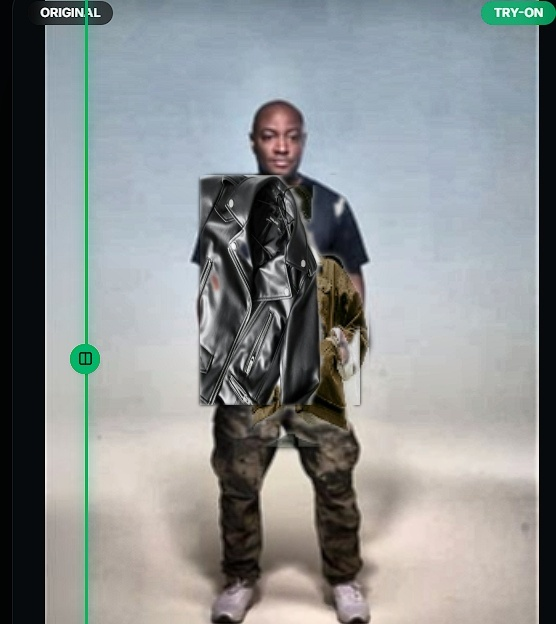
#> input picture exact_perfect_fit_test.jpg, 556 x 624 px
$ python -i segmentation.py   (imports and definitions only)
#> lines starting #> are read from the running program, lines starting #| are printed output that depends on the picture; after the words box and inside, x2 and y2 are one past the last pixel; in counts of white or black regions, pixels touching at a corner belong together
"""
Segmentation & Contour Extraction Module
Stylinger Virtual Fashion Try-On

Classical Computer Graphics & Vision techniques implemented:
- Border-seeded background color estimation & Otsu thresholding
- Morphological Opening & Closing (contour cleanup)
- Robust GrabCut foreground segmentation with boundary protection
- Multi-ethnic skin chromaticity analysis (YCrCb + HSV)
- Silhouette + distance-transform core profiling (torso vs outstretched arms)
- Convexity-defect armpit cues when the contour is well formed
- Geometric (not skeletal) estimates of neck, shoulders, waist, hips, and legs

Limitations (explicit):
Contour width and GrabCut silhouettes are 2D proxies. They are not pose-estimation
landmarks. When arms blend into the torso, shoulder width is clamped using head
proportions so sleeves are not treated as the shoulder line.
"""

from typing import Tuple, Dict, Any, List, Optional
import numpy as np
import cv2


def detect_skin_mask(bgr: np.ndarray) -> np.ndarray:
    """
    Classical skin detection using combined YCrCb and HSV color spaces.
    Tuned for high sensitivity across diverse Fitzpatrick skin tones (I through VI).
    """
    ycrcb = cv2.cvtColor(bgr, cv2.COLOR_BGR2YCrCb)
    hsv = cv2.cvtColor(bgr, cv2.COLOR_BGR2HSV)

    mask_ycrcb = cv2.inRange(
        ycrcb,
        np.array([15, 130, 75], dtype=np.uint8),
        np.array([255, 182, 135], dtype=np.uint8)
    )
    mask_hsv = cv2.inRange(
        hsv,
        np.array([0, 15, 25], dtype=np.uint8),
        np.array([35, 220, 255], dtype=np.uint8)
    )

    skin = cv2.bitwise_and(mask_ycrcb, mask_hsv)
    kernel_close = cv2.getStructuringElement(cv2.MORPH_ELLIPSE, (7, 7))
    kernel_open = cv2.getStructuringElement(cv2.MORPH_ELLIPSE, (3, 3))
    skin = cv2.morphologyEx(skin, cv2.MORPH_CLOSE, kernel_close)
    skin = cv2.morphologyEx(skin, cv2.MORPH_OPEN, kernel_open)
    return skin


def detect_head_and_neck(bgr: np.ndarray) -> Optional[Dict[str, Any]]:
    """
    Detects the primary head/face contour in the upper half of the photograph.
    Returns head bounding box and neck/collar level. May return None.
    """
    h, w = bgr.shape[:2]
    skin = detect_skin_mask(bgr)
    skin_upper = skin[:int(h * 0.55), :]
    contours, _ = cv2.findContours(skin_upper, cv2.RETR_EXTERNAL, cv2.CHAIN_APPROX_SIMPLE)

    valid_heads = []
    min_area = max(int((h * w) * 0.0012), 120)

    for c in contours:
        area = cv2.contourArea(c)
        if area >= min_area:
            bx, by, bw, bh = cv2.boundingRect(c)
            aspect = bw / float(bh)
            if 0.45 <= aspect <= 1.95 and by < h * 0.40:
                valid_heads.append((c, area, bx, by, bw, bh))

    if not valid_heads:
        return None

    # Prefer the highest compact blob (face), not a large chest-skin region.
    valid_heads.sort(key=lambda item: (item[3], -item[1] / float(max(item[4] * item[5], 1))))
    _, area, hx, hy, hw, hh = valid_heads[0]
    neck_y = hy + hh
    return {
        "head_bbox": (hx, hy, hw, hh),
        "neck_point": (hx + hw // 2, neck_y),
    }


# [22 lines left out: function segment_foreground_threshold, not called in this run]


def segment_foreground_grabcut(img: np.ndarray, iterations: int = 4) -> np.ndarray:
    """
    Robust GrabCut foreground segmentation.
    Uses safe rectangular boundary initialization.
    Falls back cleanly to thresholding if GrabCut returns degenerate masks.
    """
    bgr = img[:, :, :3] if len(img.shape) == 3 and img.shape[2] == 4 else img
    h, w = bgr.shape[:2]

    bgd_model = np.zeros((1, 65), np.float64)
    fgd_model = np.zeros((1, 65), np.float64)
    mask = np.zeros((h, w), np.uint8)

    mx = max(int(w * 0.04), 4)
    my = max(int(h * 0.02), 4)
    rect = (mx, my, max(w - 2 * mx, 10), max(h - 2 * my, 10))

    try:
        cv2.grabCut(bgr, mask, rect, bgd_model, fgd_model, iterations, cv2.GC_INIT_WITH_RECT)
        binary_mask = np.where((mask == cv2.GC_FGD) | (mask == cv2.GC_PR_FGD), 255, 0).astype(np.uint8)
    except Exception:
        binary_mask = segment_foreground_threshold(bgr)

    fg_pixels = np.count_nonzero(binary_mask)
    if fg_pixels < int(h * w * 0.05) or fg_pixels > int(h * w * 0.88):
        binary_mask = segment_foreground_threshold(bgr)

    kernel = cv2.getStructuringElement(cv2.MORPH_ELLIPSE, (7, 7))
    binary_mask = cv2.morphologyEx(binary_mask, cv2.MORPH_CLOSE, kernel)
    return binary_mask


def _scanline_profile(mask: np.ndarray, y0: int, y1: int) -> List[Tuple[int, int, int, int]]:
    h, w = mask.shape[:2]
    y0 = int(max(0, min(y0, h - 1)))
    y1 = int(max(y0 + 1, min(y1, h)))
    scanlines = []
    for y in range(y0, y1):
        row = np.where(mask[y, :] > 0)[0]
        if len(row) > 0:
            scanlines.append((y, int(row[0]), int(row[-1]), int(row[-1] - row[0])))
    return scanlines


def _core_width_profile(mask: np.ndarray, y0: int, y1: int) -> List[Tuple[int, int, int]]:
    """
    Distance-transform 'core' width along the medial axis.
    When arms are away from the torso, this is much narrower than silhouette extent.
    When arms hang against the body, core ≈ silhouette and head-ratio clamping is required.
    """
    h, w = mask.shape[:2]
    y0 = int(max(0, min(y0, h - 1)))
    y1 = int(max(y0 + 1, min(y1, h)))
    dist = cv2.distanceTransform((mask > 0).astype(np.uint8), cv2.DIST_L2, 5)
    rows = []
    for y in range(y0, y1):
        xs = np.where(mask[y, :] > 0)[0]
        if len(xs) == 0:
            continue
        x_med = int(np.argmax(dist[y, :]))
        core_w = int(2.0 * dist[y, x_med])
        if core_w >= 4:
            rows.append((y, x_med, core_w))
    return rows


def _armpits_from_convexity(
    contour: np.ndarray,
    neck_y: int,
    waist_y: int,
    cx: int
) -> Tuple[Optional[Tuple[int, int]], Optional[Tuple[int, int]]]:
    if contour is None or len(contour) < 30:
        return None, None
    hull = cv2.convexHull(contour, returnPoints=False)
    if hull is None or len(hull) < 4:
        return None, None
    try:
        defects = cv2.convexityDefects(contour, hull)
    except Exception:
        return None, None
    if defects is None or len(defects) == 0:
        return None, None

    left_cands = []
    right_cands = []
    # In OpenCV 4.x defects has shape (N, 1, 4); in OpenCV 5.x defects has shape (N, 4).
    # Reshaping to (-1, 4) guarantees each defect row is [s, e, f, d].
    defects_flat = defects.reshape(-1, 4)
    for i in range(defects_flat.shape[0]):
        s, e, f, d = defects_flat[i]
        far = contour[f].flatten()
        depth = float(d) / 256.0
        fx = int(far[0])
        fy = int(far[1])
        if depth < 10:
            continue
        if fy <= neck_y + 4 or fy >= waist_y:
            continue
        if fx < cx:
            left_cands.append((depth, fx, fy))
        else:
            right_cands.append((depth, fx, fy))

    left = None
    right = None
    if left_cands:
        left_cands.sort(reverse=True)
        left = (int(left_cands[0][1]), int(left_cands[0][2]))
    if right_cands:
        right_cands.sort(reverse=True)
        right = (int(right_cands[0][1]), int(right_cands[0][2]))
    return left, right


def _estimate_leg_geometry(
    mask: np.ndarray,
    waist_y: int,
    subj_bbox: Tuple[int, int, int, int]
) -> Dict[str, Any]:
    h, w = mask.shape[:2]
    sx, sy, sw, sh = subj_bbox
    feet_y = min(h - 1, sy + sh)
    lower = np.zeros_like(mask)
    y0 = max(0, waist_y)
    lower[y0:feet_y, :] = mask[y0:feet_y, :]

    kernel = cv2.getStructuringElement(cv2.MORPH_ELLIPSE, (5, 5))
    lower = cv2.morphologyEx(lower, cv2.MORPH_OPEN, kernel)

    contours, _ = cv2.findContours(lower, cv2.RETR_EXTERNAL, cv2.CHAIN_APPROX_SIMPLE)
    boxes = []
    for c in contours:
        if cv2.contourArea(c) < 40:
            continue
        bx, by, bw, bh = cv2.boundingRect(c)
        boxes.append((bx, by, bw, bh))
    boxes.sort(key=lambda b: b[0])

    left_leg = None
    right_leg = None
    if len(boxes) >= 2:
        left_leg = boxes[0]
        right_leg = boxes[-1]
    elif len(boxes) == 1:
        bx, by, bw, bh = boxes[0]
        mid = bx + bw // 2
        left_leg = (bx, by, max(bw // 2 - 2, 8), bh)
        right_leg = (mid + 2, by, max(bw // 2 - 2, 8), bh)

    hip_w = 0
    hip_x = sx
    hip_scan = _scanline_profile(mask, waist_y, min(waist_y + max(int(sh * 0.08), 8), h))
    if hip_scan:
        hip_w = int(np.median([s[3] for s in hip_scan]))
        hip_x = int(np.median([(s[1] + s[2]) // 2 for s in hip_scan]) - hip_w // 2)

    crotch_y = waist_y
    if left_leg and right_leg:
        crotch_y = min(left_leg[1] + left_leg[3] // 6, right_leg[1] + right_leg[3] // 6)

    knee_y = int(waist_y + 0.45 * max(feet_y - waist_y, 1))
    ankle_y = int(waist_y + 0.92 * max(feet_y - waist_y, 1))

    return {
        "left_leg_bbox": left_leg,
        "right_leg_bbox": right_leg,
        "hip_bbox": (int(max(0, hip_x)), int(waist_y), int(max(hip_w, 10)), int(max(int(sh * 0.12), 10))),
        "crotch_y": int(crotch_y),
        "knee_y": int(knee_y),
        "ankle_y": int(min(ankle_y, h - 1)),
    }


def extract_body_regions(
    img: np.ndarray,
    method: str = "grabcut"
) -> Dict[str, Any]:
    """
    Extracts the subject silhouette, a torso envelope, and geometric body cues.

    Shoulder width prefers the torso core (distance transform) over the full
    silhouette so outstretched arms do not inflate jacket scale.
    """
    h, w = img.shape[:2]

    if method == "grabcut":
        mask = segment_foreground_grabcut(img)
    else:
        mask = segment_foreground_threshold(img)

    contours, _ = cv2.findContours(mask, cv2.RETR_EXTERNAL, cv2.CHAIN_APPROX_SIMPLE)
    largest_c = None

    if not contours:
        subj_x, subj_y, subj_w, subj_h = int(w * 0.15), int(h * 0.05), int(w * 0.70), int(h * 0.90)
        cx, cy = w // 2, h // 2
        landmarks_reliable = False
    else:
        largest_c = max(contours, key=cv2.contourArea)
        subj_x, subj_y, subj_w, subj_h = cv2.boundingRect(largest_c)
        M = cv2.moments(largest_c)
        if M["m00"] > 0:
            cx = int(M["m10"] / M["m00"])
            cy = int(M["m01"] / M["m00"])
        else:
            cx = subj_x + subj_w // 2
            cy = subj_y + subj_h // 2
        fg_frac = np.count_nonzero(mask) / float(h * w)
        landmarks_reliable = 0.08 <= fg_frac <= 0.75 and subj_h > 40

    landmark_info = detect_head_and_neck(img)
    head_detected = landmark_info is not None

    if landmark_info:
        hx, hy, hw, hh = landmark_info["head_bbox"]
        neck_x, neck_y = landmark_info["neck_point"]
        # Reject chest-sized "heads" that span most of the subject width.
        if hw > subj_w * 0.62:
            head_detected = False
            landmark_info = None

    if landmark_info:
        hx, hy, hw, hh = landmark_info["head_bbox"]
        neck_x, neck_y = landmark_info["neck_point"]
        head_w_ref = max(hw, int(subj_w * 0.18))
        head_h_ref = max(hh, int(subj_h * 0.10))
        chin_y = hy + hh
        collar_y = max(chin_y + max(int(head_h_ref * 0.06), 4), subj_y + int(head_h_ref * 0.80))
        anchor_cx = neck_x
        head_bbox = (hx, hy, head_w_ref, head_h_ref)
        neck_point = (int(anchor_cx), int(collar_y))
    else:
        head_h_ref = max(int(subj_h * 0.14), 30)
        head_w_ref = max(int(subj_w * 0.28), 25)
        collar_y = subj_y + head_h_ref
        anchor_cx = cx
        head_bbox = (anchor_cx - head_w_ref // 2, subj_y, head_w_ref, head_h_ref)
        neck_point = (int(anchor_cx), int(collar_y))
        landmarks_reliable = False

    cranial_w = float(max(head_w_ref, 20))
    # Never let the shoulder box exceed the silhouette; head-ratio is a prior, not a floor
    # that can inflate tiny cartoons or close-up faces into a giant overlay.
    span_cap = int(min(max(subj_w * 0.78, 16), w - 8))
    target_biacromial_max = max(int(min(cranial_w * 2.55, span_cap)), 16)
    target_biacromial_min = min(int(cranial_w * 2.05), target_biacromial_max)

    torso_h = int(min(max(head_h_ref * 2.05, subj_h * 0.34, 40), subj_h * 0.46, h - collar_y - 5))
    waist_y = int(min(h - 8, collar_y + torso_h))

    scan_y_min = max(subj_y, collar_y - 6)
    scan_y_max = min(subj_y + int(subj_h * 0.50), waist_y + 4, h)
    scanlines = _scanline_profile(mask, scan_y_min, scan_y_max)
    core_rows = _core_width_profile(mask, scan_y_min, scan_y_max)

    left_armpit, right_armpit = _armpits_from_convexity(largest_c, collar_y, waist_y, anchor_cx)

    shoulder_y = collar_y + int(head_h_ref * 0.28)
    if left_armpit and right_armpit:
        armpit_y = (left_armpit[1] + right_armpit[1]) // 2
        shoulder_y = int(max(collar_y + 2, armpit_y - max(int(head_h_ref * 0.22), 8)))

    # Silhouette extent vs torso core at the shoulder row.
    extent_w = subj_w
    if scanlines:
        near = [s for s in scanlines if abs(s[0] - shoulder_y) <= max(6, int(head_h_ref * 0.15))]
        if near:
            extent_w = int(np.median([s[3] for s in near]))
        else:
            extent_w = int(np.percentile([s[3] for s in scanlines], 40))

    core_w = None
    core_cx = anchor_cx
    if core_rows:
        near_core = [r for r in core_rows if abs(r[0] - shoulder_y) <= max(8, int(head_h_ref * 0.2))]
        if not near_core:
            near_core = core_rows[: max(1, len(core_rows) // 4)]
        core_w = int(np.median([r[2] for r in near_core]))
        core_cx = int(np.median([r[1] for r in near_core]))

    arms_away = False
    if core_w is not None and extent_w > int(core_w * 1.35):
        arms_away = True
        raw_sh_w = int(core_w * 1.12)
    else:
        # Arms likely against the torso: do not use full silhouette (includes upper arms).
        raw_sh_w = int(min(extent_w * 0.86, cranial_w * 2.40))

    if left_armpit and right_armpit:
        pit_span = abs(right_armpit[0] - left_armpit[0])
        if pit_span > 10:
            raw_sh_w = int(min(raw_sh_w, pit_span * 1.08 + cranial_w * 0.15))

    if arms_away and core_w is not None:
        shoulder_w = int(max(int(core_w * 1.08), min(raw_sh_w, target_biacromial_max)))
    else:
        shoulder_w = int(max(target_biacromial_min, min(raw_sh_w, target_biacromial_max)))
    shoulder_x = int(max(0, min(core_cx - shoulder_w // 2, w - shoulder_w)))
    shoulder_y = int(max(shoulder_y, collar_y))

    left_shoulder = (int(shoulder_x), int(shoulder_y))
    right_shoulder = (int(shoulder_x + shoulder_w), int(shoulder_y))

    torso_y = int(max(0, collar_y))
    torso_bbox = (int(shoulder_x), int(torso_y), int(shoulder_w), int(min(torso_h, h - torso_y)))

    lower_h = max(0, (subj_y + subj_h) - waist_y)
    has_lower_body = (lower_h >= int(subj_h * 0.22)) and (waist_y < h - 25)

    if has_lower_body:
        lower_mask = np.zeros_like(mask)
        lower_mask[waist_y:min(subj_y + subj_h, h), :] = mask[waist_y:min(subj_y + subj_h, h), :]
        lb_contours, _ = cv2.findContours(lower_mask, cv2.RETR_EXTERNAL, cv2.CHAIN_APPROX_SIMPLE)
        if lb_contours:
            lb_c = max(lb_contours, key=cv2.contourArea)
            lb_x, lb_y, lb_w, lb_h = cv2.boundingRect(lb_c)
        else:
            lb_x = max(0, shoulder_x + int(shoulder_w * 0.08))
            lb_y = waist_y
            lb_w = max(int(shoulder_w * 0.84), 20)
            lb_h = lower_h
        lower_body_bbox = (int(lb_x), int(lb_y), int(lb_w), int(lb_h))
    else:
        lower_body_bbox = (int(shoulder_x), int(waist_y), int(shoulder_w), int(max(lower_h, 10)))

    legs = _estimate_leg_geometry(mask, waist_y, (subj_x, subj_y, subj_w, subj_h)) if has_lower_body else {
        "left_leg_bbox": None,
        "right_leg_bbox": None,
        "hip_bbox": (int(shoulder_x), int(waist_y), int(shoulder_w), 10),
        "crotch_y": int(waist_y),
        "knee_y": int(waist_y),
        "ankle_y": int(min(h - 1, waist_y + 10)),
    }

    user_skin_full = detect_skin_mask(img)
    user_skin = cv2.bitwise_and(user_skin_full, mask)

    hip_w = legs["hip_bbox"][2] if legs.get("hip_bbox") else shoulder_w
    ratio = float(shoulder_w) / float(max(cranial_w, 25))

    sizing_profile = {
        "recommended_size": None,
        "confidence_score": 0,
        "fit_type": "Approximate 2D overlay — not a validated size match",
        "is_estimate": True,
        "size_match_supported": False,
        "estimation_method": (
            "2D silhouette + distance-transform torso core. "
            "No garment-size algorithm is applied."
        ),
        "shoulder_width_px": int(shoulder_w),
        "torso_height_px": int(torso_h),
        "head_ratio": round(float(ratio), 2),
        "landmarks": {
            "left_shoulder": left_shoulder,
            "right_shoulder": right_shoulder,
            "collar_point": (int(anchor_cx), int(collar_y)),
            "waist_y": int(waist_y),
            "hip_width_px": int(hip_w),
        }
    }

    return {
        "subject_mask": mask,
        "subject_bbox": (int(subj_x), int(subj_y), int(subj_w), int(subj_h)),
        "torso_bbox": (int(torso_bbox[0]), int(torso_bbox[1]), int(torso_bbox[2]), int(torso_bbox[3])),
        "lower_body_bbox": lower_body_bbox,
        "has_lower_body": has_lower_body,
        "waist_y": int(waist_y),
        "skin_mask": user_skin,
        "centroid": (int(cx), int(cy)),
        "head_bbox": (int(head_bbox[0]), int(head_bbox[1]), int(head_bbox[2]), int(head_bbox[3])),
        "neck_point": (int(neck_point[0]), int(neck_point[1])),
        "left_shoulder": left_shoulder,
        "right_shoulder": right_shoulder,
        "left_armpit": left_armpit,
        "right_armpit": right_armpit,
        "arms_away": bool(arms_away),
        "head_detected": bool(head_detected),
        "landmarks_reliable": bool(landmarks_reliable and head_detected),
        "left_leg_bbox": legs.get("left_leg_bbox"),
        "right_leg_bbox": legs.get("right_leg_bbox"),
        "hip_bbox": legs.get("hip_bbox"),
        "knee_y": legs.get("knee_y"),
        "ankle_y": legs.get("ankle_y"),
        "crotch_y": legs.get("crotch_y"),
        "sizing_profile": sizing_profile,
        "image_size": (int(w), int(h)),
    }

>>> import cv2
>>> picture = cv2.imread('../../exact_perfect_fit_test.jpg')
#> picture is the input picture: shape (624, 556, 3); mean B, G, R 143.7, 143.1, 138.8
>>> result = extract_body_regions(picture)
#> in segment_foreground_grabcut, `fg_pixels = np.count_nonzero(binary_mask)`:
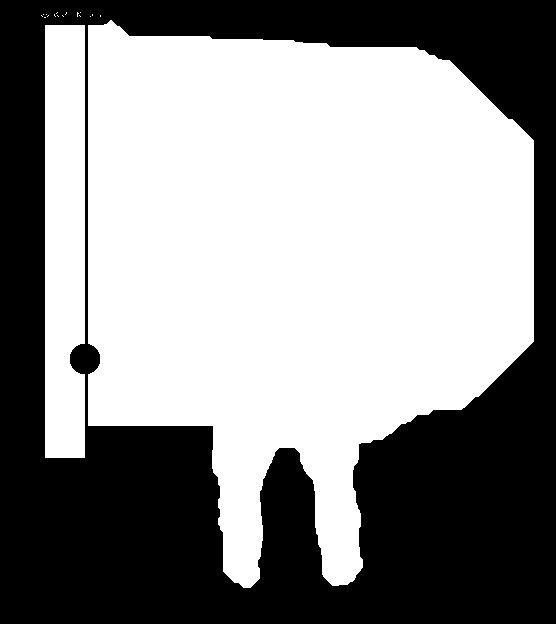
#> binary_mask: shape (624, 556); 56.1% white; 1 black region, box (x1, y1, x2, y2) and area: (0, 0, 556, 624) 152159
#> in extract_body_regions, `mask = segment_foreground_grabcut(img)`:
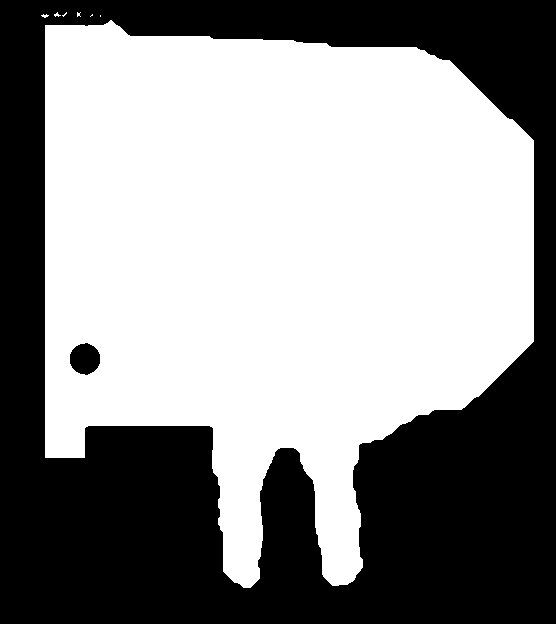
#> mask: shape (624, 556); 56.5% white; 2 black regions
#> in extract_body_regions, `contours, _ = cv2.findContours(mask, cv2.RETR_EXTERNAL, cv2.CHAIN_APPR..`: contours = 7 contours, 6 with area under 20; largest, box (x1, y1, x2, y2) and area: (45, 20, 534, 588) 195567
#> in extract_body_regions, `largest_c = max(contours, key=cv2.contourArea)`: largest_c = contour of 239 points, box (x1, y1, x2, y2) (45, 20, 534, 588), area 195567
#> in extract_body_regions, `subj_x, subj_y, subj_w, subj_h = cv2.boundingRect(largest_c)`: subj_x = 45; subj_y = 20; subj_w = 489; subj_h = 568
#> in extract_body_regions, `M = cv2.moments(largest_c)`: M = moments, m00 195567, centre m10/m00, m01/m00 = (275.6, 254.2)
#> in extract_body_regions, `cx = int(M["m10"] / M["m00"])`: cx = 275
#> in extract_body_regions, `cy = int(M["m01"] / M["m00"])`: cy = 254
#> in extract_body_regions, `fg_frac = np.count_nonzero(mask) / float(h * w)`: fg_frac = 0.565
#> in extract_body_regions, `landmarks_reliable = 0.08 <= fg_frac <= 0.75 and subj_h > 40`: landmarks_reliable = True
#> in detect_skin_mask, `mask_ycrcb = cv2.inRange( ycrcb, np.array([15, 130, 75], dtype=np.uint..`:
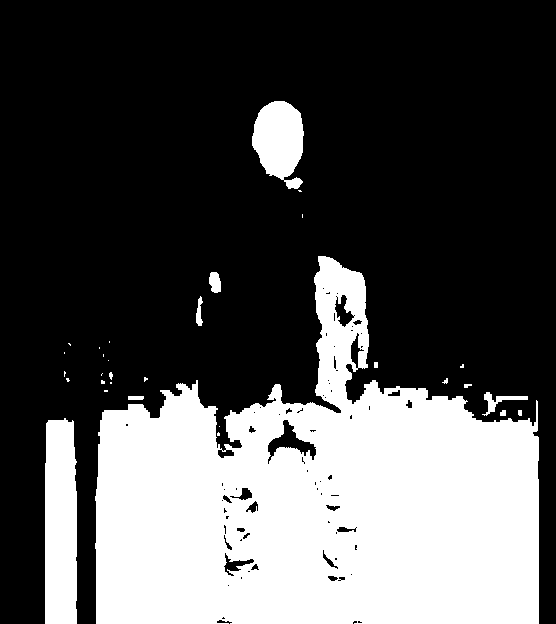
#> mask_ycrcb: shape (624, 556); 32% white; 31 white regions (18 under 20 px), largest, box (x1, y1, x2, y2) and area: (95, 256, 539, 624) 100640, (45, 418, 77, 624) 6318, (252, 101, 304, 189) 3243
#> in detect_skin_mask, `mask_hsv = cv2.inRange( hsv, np.array([0, 15, 25], dtype=np.uint8), np..`:
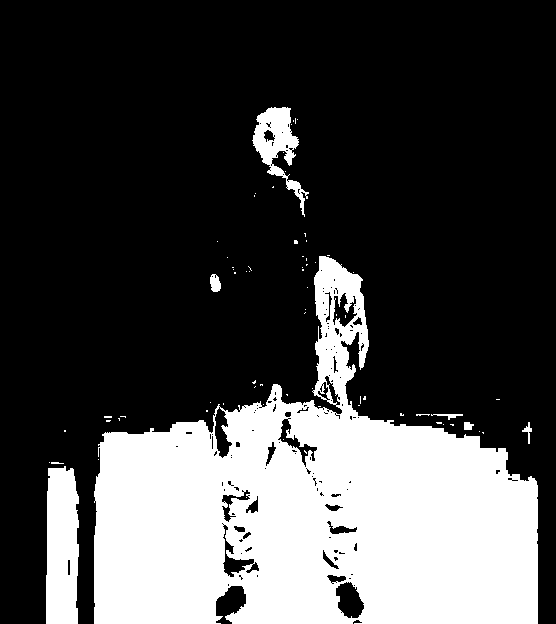
#> mask_hsv: shape (624, 556); 27.7% white; 72 white regions (64 under 20 px), largest, box (x1, y1, x2, y2) and area: (94, 256, 538, 624) 88641, (46, 466, 79, 624) 4710, (252, 107, 309, 217) 2128
#> in detect_skin_mask, `skin = cv2.bitwise_and(mask_ycrcb, mask_hsv)`:
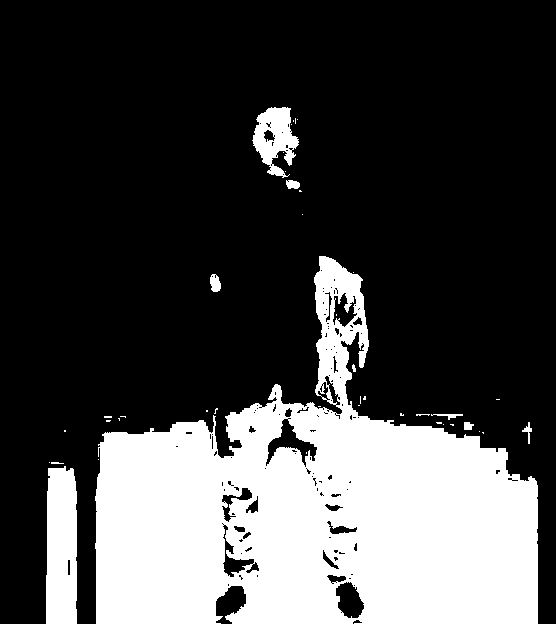
#> skin: shape (624, 556); 27.3% white; 42 white regions (32 under 20 px), largest, box (x1, y1, x2, y2) and area: (95, 256, 538, 624) 87513, (46, 466, 77, 624) 4603, (252, 107, 299, 178) 1865
#> (the rest of the program and of its run is left out)
